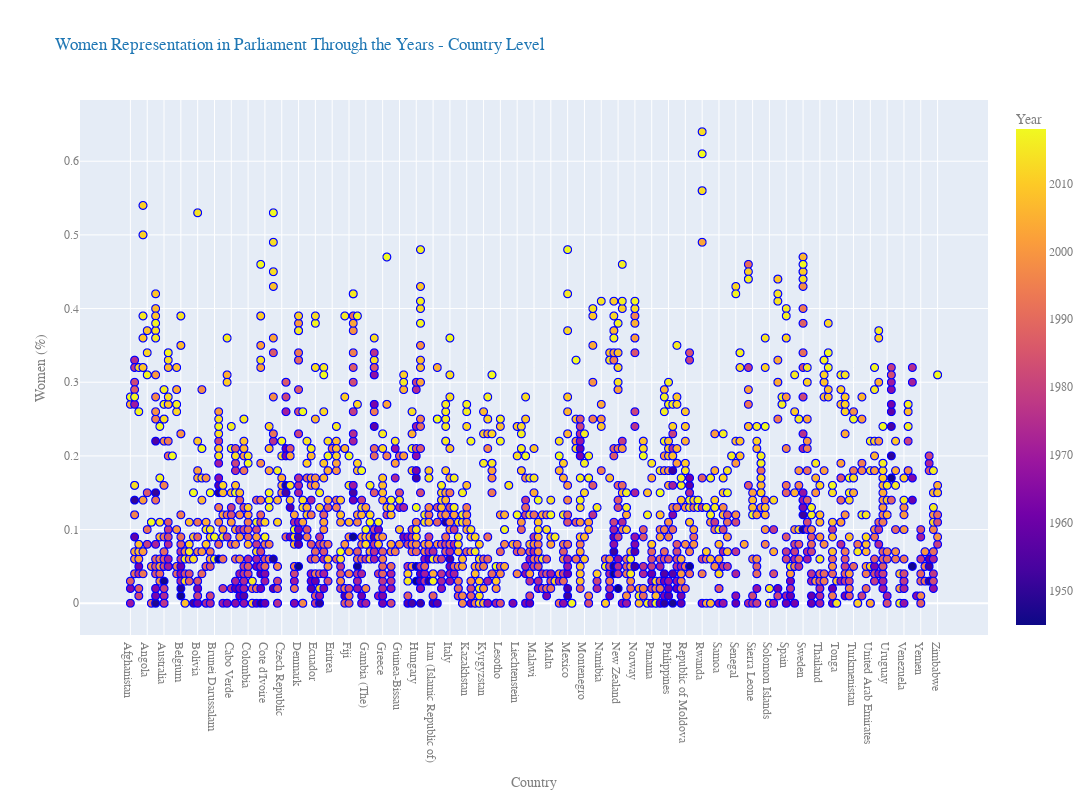

Notebook source saved alongside this figure:
### Markdown cell above
### Yearly Average Participation by Country

### Code cell
df = pd.read_csv('./data/women_in_parliament-historical_database-1945_to_2018_cleaned.csv')

fig = px.scatter(df, x="country", y="women_perc", color="year"
                ,labels=dict(women_perc='Women (%)', year='Year', country='Country')
                ,title='Women Representation in Parliament Through the Years - Country Level')
fig.update_traces(marker_size=10)


fig.update_traces(marker=dict(size=8,
                              line=dict(width=1,
                                        color='blue')),
                  selector=dict(mode='markers'))

fig.update_layout(
        font_family="Courier New",
        font_color="grey",
        title_font_family="Courier New",        
        title_font_color="#1f77b4",
        legend_title_font_color="grey",
        autosize=False,
        width=1100,
        height=800
        )

### Figure 1 — Plotly figure (JSON) as saved in the notebook; plotly's stock layout.template omitted (floating-point values rounded to 4 significant figures; data arrays with more than 128 entries replaced by an {"elided": "..."} marker saying what was removed)
{"data": [{"hovertemplate": "Country=%{x}<br>Women (%)=%{y}<br>Year=%{marker.color}<extra></extra>", "legendgroup": "", "marker": {"color": {"elided": "2554 int values"}, "coloraxis": "coloraxis", "line": {"color": "blue", "width": 1}, "size": 8, "symbol": "circle"}, "mode": "markers", "name": "", "showlegend": false, "type": "scattergl", "x": {"elided": "2554 str values"}, "xaxis": "x", "y": {"elided": "2554 float values"}, "yaxis": "y"}], "layout": {"autosize": false, "coloraxis": {"colorbar": {"title": {"text": "Year"}}, "colorscale": [[0, "#0d0887"], [0.1111, "#46039f"], [0.2222, "#7201a8"], [0.3333, "#9c179e"], [0.4444, "#bd3786"], [0.5556, "#d8576b"], [0.6667, "#ed7953"], [0.7778, "#fb9f3a"], [0.8889, "#fdca26"], [1, "#f0f921"]]}, "font": {"color": "grey", "family": "Courier New"}, "height": 800, "legend": {"title": {"font": {"color": "grey"}}, "tracegroupgap": 0}, "title": {"font": {"color": "#1f77b4", "family": "Courier New"}, "text": "Women Representation in Parliament Through the Years - Country Level"}, "width": 1100, "xaxis": {"anchor": "y", "domain": [0, 1], "title": {"text": "Country"}}, "yaxis": {"anchor": "x", "domain": [0, 1], "title": {"text": "Women (%)"}}}}
